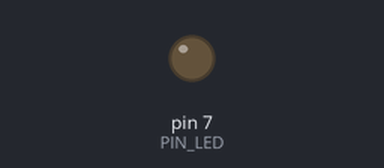
Bench run of a sketch on a simulated Arduino Uno, built with avr-gcc and run on an emulated ATmega328P. Shown: output pins drawn as LEDs (lit = HIGH). Dashed ring = blinking. At 2.0 s the program stops and its outputs stay as they are.

Above: at 0.5 s.
At 1.85 s:
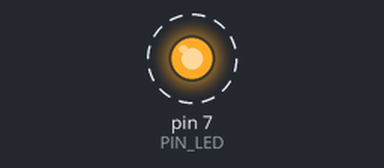
Timing chart, 0 to 3.0 s (numbered marks = the images above):
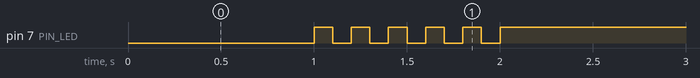

Measured:
- by itself, pin 7 (PIN_LED): alternates HIGH for 0.10 s and LOW for 0.10 s, 11 changes in all, then stays HIGH

The sketch:

05_practice_2.ino
```cpp
#define PIN_LED 7

int count = 0;
bool toggle = LOW;

void setup() {
    pinMode(PIN_LED, OUTPUT);
}

void loop() {
    digitalWrite(PIN_LED, toggle);
    delay(1000);

    while(count < 10) {
      toggle = set_toggle(toggle);
      digitalWrite(PIN_LED, toggle);
      delay(100);
      count++;
    }

    while (1) {
      digitalWrite(PIN_LED, HIGH);
      // done
    }
}

bool set_toggle(bool toggle) {
  return !toggle;
}
```
